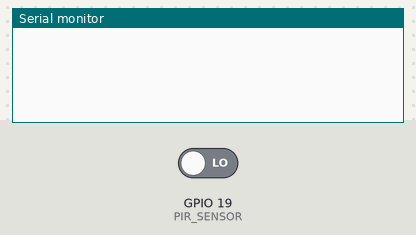
Simulated run of this sketch. Board: ESP32. Parts: the last lines printed to the serial monitor. The inputs (shaded band) are chosen by the test bench; at power-on: GPIO 19 (PIR_SENSOR) LOW.

Above: at 1.2 s.
1.3 s: GPIO 19 (PIR_SENSOR) driven HIGH
At 2.1 s:
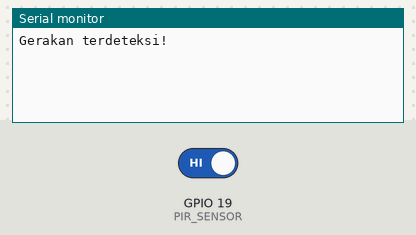
2.8 s: GPIO 19 (PIR_SENSOR) driven LOW
At 3.2 s:
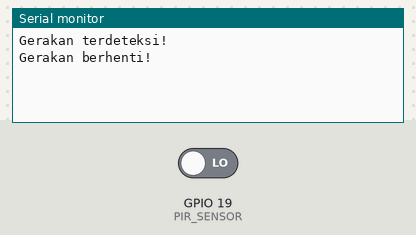

Measured:
- after the input at 1.3 s, the serial monitor: prints a new line at once (image 1)
- after the input at 2.8 s, the serial monitor: prints a new line at once (image 2)

The sketch:

motion_sensor.ino
```cpp
const int PIR_SENSOR = 19; // Pin GPIO19 terhubung ke pin OUTPUT sensor
int pinStateCurrent   = LOW;  // kondisi pin saat ini
int pinStatePrevious  = LOW;  // kondisi pin sebelumnya

void setup() {
  Serial.begin(9600);
  pinMode(PIR_SENSOR, INPUT); // mengatur pin ESP32 sebagai input untuk membaca nilai dari pin OUTPUT sensor
}

void loop() {
  pinStatePrevious = pinStateCurrent; // menyimpan kondisi lama
  pinStateCurrent = digitalRead(PIR_SENSOR);   // membaca kondisi terbaru dari pin

  if (pinStatePrevious == LOW && pinStateCurrent == HIGH) {   // perubahan kondisi pin: dari LOW -> HIGH
    Serial.println("Gerakan terdeteksi!");
    // TODO: nyalakan lampu
  }
  else
  if (pinStatePrevious == HIGH && pinStateCurrent == LOW) {   // perubahan kondisi pin: dari HIGH -> LOW
    Serial.println("Gerakan berhenti!");
    // TODO: matikan lampu
  }
}
```
